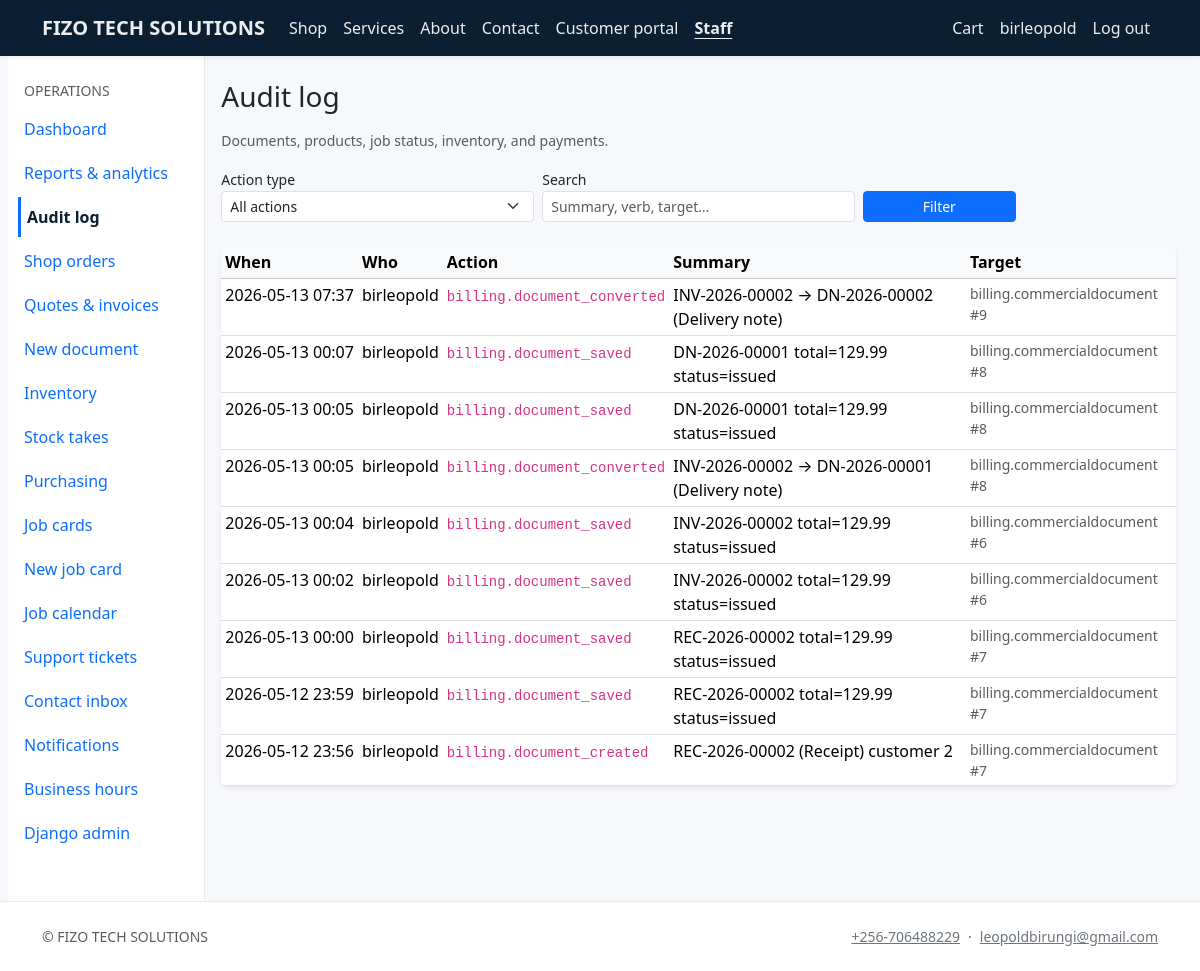
Screenshot of /staff/audit/ (signed in) with the database file from the repository.
### core/models.py (models this page shows, shortened)
class CompanySettings(models.Model):
    company_name = models.CharField(max_length=200, default="ALLTECH")
    legal_name = models.CharField(max_length=200, blank=True)
    tagline = models.CharField(max_length=300, blank=True)
    email = models.EmailField(blank=True)
    phone = models.CharField(max_length=64, blank=True)
    website = models.URLField(blank=True)
    address_line = models.CharField(max_length=255, blank=True)
    city = models.CharField(max_length=120, blank=True)
    region = models.CharField(max_length=120, blank=True)
    postal_code = models.CharField(max_length=32, blank=True)
    country = models.CharField(max_length=120, blank=True)
    tax_id = models.CharField(max_length=64, blank=True, verbose_name="Tax / VAT ID")
    bank_details = models.TextField(blank=True, help_text="Shown on invoices / proformas.")
    default_tax_rate = models.DecimalField(
        max_digits=5, decimal_places=2, default=0, help_text="Percentage, e.g. 15.00"
    )
    currency_code = models.CharField(max_length=8, default="UGX")
    logo = models.ImageField(upload_to="company/", blank=True, null=True)
    sla_low_hours = models.PositiveIntegerField(
        default=168, help_text="SLA target (hours) for Low priority work — default 1 week."
    )
    sla_normal_hours = models.PositiveIntegerField(
        default=72, help_text="SLA target (hours) for Normal priority — default 3 days."
    )
    sla_high_hours = models.PositiveIntegerField(
        default=24, help_text="SLA target (hours) for High priority — default 24h."
    )
    sla_urgent_hours = models.PositiveIntegerField(
        default=8, help_text="SLA target (hours) for Urgent priority — default 8h."
    )
    class Meta:
        verbose_name = "Company settings"
        verbose_name_plural = "Company settings"
    @classmethod
    def load(cls) -> "CompanySettings":
        obj, _ = cls.objects.get_or_create(pk=1)
        return obj

class AuditEvent(models.Model):
    created_at = models.DateTimeField(auto_now_add=True, db_index=True)
    actor = models.ForeignKey(
        settings.AUTH_USER_MODEL,
        on_delete=models.SET_NULL,
        null=True,
        blank=True,
        related_name="audit_events",
    )
    verb = models.CharField(max_length=64, db_index=True)
    summary = models.CharField(max_length=500)
    target_type = models.CharField(
        max_length=80,
        blank=True,
        help_text="Dotted app label and model name, e.g. operations.jobcard",
    )
    target_id = models.PositiveBigIntegerField(null=True, blank=True)
    class Meta:
        ordering = ["-created_at", "-id"]

### core/staff_views.py (the view)
# urls.py: path("audit/", staff_views.AuditEventListView.as_view(), name="staff_audit_log"),
class AuditEventListView(StaffRequiredMixin, ListView):
    model = AuditEvent
    template_name = "core/audit_list.html"
    context_object_name = "events"
    paginate_by = 50
    def get_queryset(self):
        qs = AuditEvent.objects.select_related("actor").order_by("-created_at", "-id")
        verb = self.request.GET.get("verb", "").strip()
        if verb:
            qs = qs.filter(verb=verb)
        q = self.request.GET.get("q", "").strip()
        if q:
            qs = qs.filter(
                Q(summary__icontains=q)
                | Q(verb__icontains=q)
                | Q(target_type__icontains=q)
            )
        return qs
    def get_context_data(self, **kwargs):
        ctx = super().get_context_data(**kwargs)
        ctx["verb_filter"] = self.request.GET.get("verb") or ""
        ctx["search_q"] = self.request.GET.get("q") or ""
        ctx["known_verbs"] = KNOWN_AUDIT_VERBS
        return ctx

### commerce/cart.py (called while the page is built, shortened)
def _cart_dict(session: dict[str, Any]) -> dict[str, int]:
    raw = session.get(CART_SESSION_KEY)
    if not isinstance(raw, dict):
        return {}

def cart_item_count(session) -> int:
    return sum(_cart_dict(session).values())

### commerce/context_processors.py (called while the page is built)
def cart_summary(request):
    return {"cart_item_count": cart_mod.cart_item_count(request.session)}

### core/context_processors.py (called while the page is built)
def company(request):
    m = getattr(request, "resolver_match", None)
    url_name = getattr(m, "url_name", "") or ""
    ctx = {
        "company": CompanySettings.load(),
        "resolve_url_name": url_name,
    }
    user = getattr(request, "user", None)
    if user is not None and user.is_authenticated and user.is_staff:
        ctx["staff_unread_notifications"] = StaffNotification.objects.filter(
            recipient=user, is_read=False
        ).count()
    else:
        ctx["staff_unread_notifications"] = 0
    return ctx

### core/mixins.py (called while the page is built)
    def test_func(self) -> bool:
        return self.request.user.is_authenticated and self.request.user.is_staff

### templates/core/audit_list.html (shortened to what this page needs)
{% extends "staff_base.html" %}
{% block staff_content %}
<h1 class="h3 mb-3">Audit log</h1>
<p class="text-muted small mb-3">Documents, products, job status, inventory, and payments.</p>
<form method="get" class="row g-2 align-items-end mb-4">
  <div class="col-md-4">
    <label class="form-label small mb-0" for="id-audit-verb">Action type</label>
    <select name="verb" id="id-audit-verb" class="form-select form-select-sm">
      <option value="">All actions</option>
    </select>
  </div>
  <div class="col-md-4">
    <label class="form-label small mb-0" for="id-audit-q">Search</label>
    <input type="search" name="q" id="id-audit-q" class="form-control form-control-sm" value="{{ search_q }}" placeholder="Summary, verb, target…" autocomplete="off">
  </div>
  <div class="col-md-2">
    <button type="submit" class="btn btn-sm btn-primary w-100">Filter</button>
  </div>
</form>
<div class="table-responsive card border-0 shadow-sm">
  <table class="table table-sm mb-0">
    <thead class="table-light">
      <tr><th>When</th><th>Who</th><th>Action</th><th>Summary</th><th>Target</th></tr>
    </thead>
    <tbody>
      {% for e in events %}
      <tr>
        <td class="text-nowrap">{{ e.created_at|date:"Y-m-d H:i" }}</td>
        <td>{% if e.actor %}{{ e.actor.get_username }}{% else %}—{% endif %}</td>
        <td><code>{{ e.verb }}</code></td>
        <td>{{ e.summary }}</td>
        <td class="small text-muted">{% if e.target_type %}{{ e.target_type }} #{{ e.target_id }}{% else %}—{% endif %}</td>
      </tr>
      {% empty %}
      <tr><td colspan="5" class="text-muted">No events match this filter.</td></tr>
      {% endfor %}
    </tbody>
  </table>
</div>
{% endblock %}

### templates/base.html (shortened to what this page needs)
{% load static %}
<!DOCTYPE html>
<html lang="en">
<head>
  <link href="https://cdn.jsdelivr.net/npm/bootstrap@5.3.3/dist/css/bootstrap.min.css" rel="stylesheet">
  <link href="https://cdn.jsdelivr.net/npm/bootstrap-icons@1.11.3/font/bootstrap-icons.min.css" rel="stylesheet">
  <link href="{% static 'css/site.css' %}" rel="stylesheet">
</head>
<body class="d-flex flex-column min-vh-100 site-body">
  <header>
  {% with u=resolve_url_name %}
  <nav class="navbar navbar-expand-lg navbar-dark site-navbar shadow-sm sticky-top" aria-label="Main navigation">
    <div class="container">
      <a class="navbar-brand fw-semibold" href="{% url 'home' %}">{{ company.company_name }}</a>
      <div class="collapse navbar-collapse" id="navMain">
        <ul class="navbar-nav me-auto mb-2 mb-lg-0">
          <li class="nav-item"><a class="nav-link" href="{% url 'product_list' %}" >Shop</a></li>
          <li class="nav-item"><a class="nav-link" href="{% url 'product_list' %}?kind=service" >Services</a></li>
          <li class="nav-item"><a class="nav-link" href="{% url 'about' %}" {% if u == 'about' %}aria-current="page"{% endif %}>About</a></li>
          <li class="nav-item"><a class="nav-link" href="{% url 'contact' %}" {% if u == 'contact' %}aria-current="page"{% endif %}>Contact</a></li>
          <li class="nav-item"><a class="nav-link" href="{% if user.is_authenticated %}{% url 'portal_home' %}{% else %}{% url 'portal_login' %}{% endif %}" {% if 'portal_' in u %}aria-current="page"{% endif %}>Customer portal</a></li>
          {% if user.is_staff %}
          <li class="nav-item"><a class="nav-link" href="{% url 'staff_dashboard' %}" {% if 'staff_' in u %}aria-current="page"{% endif %}>Staff</a></li>
          {% endif %}
        </ul>
        <ul class="navbar-nav ms-auto">
          <li class="nav-item">
            <a class="nav-link" href="{% url 'cart' %}" {% if u == 'cart' or u == 'checkout' %}aria-current="page"{% endif %} {% if cart_item_count %}aria-label="Shopping cart, {{ cart_item_count }} items"{% else %}aria-label="Shopping cart"{% endif %}>Cart
            </a>
          </li>
          {% if user.is_authenticated %}
          <li class="nav-item"><span class="nav-link disabled small" aria-hidden="true">{{ user.get_username }}</span><span class="visually-hidden">Signed in as {{ user.get_username }}</span></li>
          <li class="nav-item">
            <form method="post" action="{% url 'logout' %}" class="d-inline">
              <button type="submit" class="nav-link bg-transparent border-0 text-start w-100 py-2" aria-label="Log out {{ user.get_username }}">Log out</button>
            </form>
          </li>
          {% else %}
          <li class="nav-item"><a class="nav-link" href="{% url 'login' %}" {% if u == 'login' %}aria-current="page"{% endif %}>Staff login</a></li>
          {% endif %}
        </ul>
      </div>
    </div>
  </nav>
  {% endwith %}
  </header>
  <main id="main-content" class="flex-grow-1 site-main">
    {% block content %}{% endblock %}
  </main>
  <footer class="footer-site py-4 mt-auto d-none d-lg-block">
    <div class="container small text-muted d-flex flex-wrap justify-content-between gap-2 align-items-center">
      <span>&copy; {{ company.company_name }}</span>
      <span class="d-flex flex-wrap gap-2 align-items-center">
        {% if company.phone %}<a class="link-secondary text-decoration-underline" href="tel:{{ company.phone|cut:' ' }}">{{ company.phone }}</a>{% endif %}
        {% if company.phone and company.email %}<span aria-hidden="true">·</span>{% endif %}
        {% if company.email %}<a class="link-secondary text-decoration-underline" href="mailto:{{ company.email }}">{{ company.email }}</a>{% endif %}
      </span>
    </div>
  </footer>
</body>
</html>

### static/css/site.css (style rules this page uses)
:root { --at-navy: #0b1f33; --at-accent: #0d6efd; --at-muted: #6c757d; --at-tabbar-h: 3.5rem; --at-tabbar-more: 5.5rem; }
body { font-family: "Segoe UI", system-ui, -apple-system, sans-serif; color: #212529; background: #f6f8fb; }
.site-navbar { background: var(--at-navy) !important; }
.site-navbar .nav-link, .site-navbar .navbar-brand { color: rgba(255, 255, 255, 0.92) !important; }
.site-navbar .nav-link[aria-current="page"] { font-weight: 600; text-decoration: underline; text-underline-offset: 0.25rem; }
.site-navbar button.nav-link, .site-navbar button.nav-link:hover, .site-navbar button.nav-link:focus { color: rgba(255, 255, 255, 0.92) !important; }
.footer-site { background: #fff; border-top: 1px solid #e9ecef; margin-top: 3rem; }
@media (min-width: 992px) { .site-main { padding-bottom: 0 !important; } }

### rows the page displays
CompanySettings: company_name "FIZO TECH SOLUTIONS", phone "+256-706488229", email "leopoldbirungi@gmail.com"
AuditEvent: created_at "2026-05-13 07:37", actor.get_username "birleopold", verb "billing.document_converted", summary "INV-2026-00002 → DN-2026-00002 (Delivery note)", target_type "billing.commercialdocument", target_id "9"
AuditEvent: created_at "2026-05-13 00:07", actor.get_username "birleopold", verb "billing.document_saved", summary "DN-2026-00001 total=129.99 status=issued", target_type "billing.commercialdocument", target_id "8"
AuditEvent: created_at "2026-05-13 00:05", actor.get_username "birleopold", verb "billing.document_saved", summary "DN-2026-00001 total=129.99 status=issued", target_type "billing.commercialdocument", target_id "8"
AuditEvent: created_at "2026-05-13 00:05", actor.get_username "birleopold", verb "billing.document_converted", summary "INV-2026-00002 → DN-2026-00001 (Delivery note)", target_type "billing.commercialdocument", target_id "8"
AuditEvent: created_at "2026-05-13 00:04", actor.get_username "birleopold", verb "billing.document_saved", summary "INV-2026-00002 total=129.99 status=issued", target_type "billing.commercialdocument", target_id "6"
AuditEvent: created_at "2026-05-13 00:02", actor.get_username "birleopold", verb "billing.document_saved", summary "INV-2026-00002 total=129.99 status=issued", target_type "billing.commercialdocument", target_id "6"
AuditEvent: created_at "2026-05-13 00:00", actor.get_username "birleopold", verb "billing.document_saved", summary "REC-2026-00002 total=129.99 status=issued", target_type "billing.commercialdocument", target_id "7"
AuditEvent: created_at "2026-05-12 23:59", actor.get_username "birleopold", verb "billing.document_saved", summary "REC-2026-00002 total=129.99 status=issued", target_type "billing.commercialdocument", target_id "7"
AuditEvent: created_at "2026-05-12 23:56", actor.get_username "birleopold", verb "billing.document_created", summary "REC-2026-00002 (Receipt) customer 2", target_type "billing.commercialdocument", target_id "7"

### other values shown
{{ user.get_username }} "birleopold"
